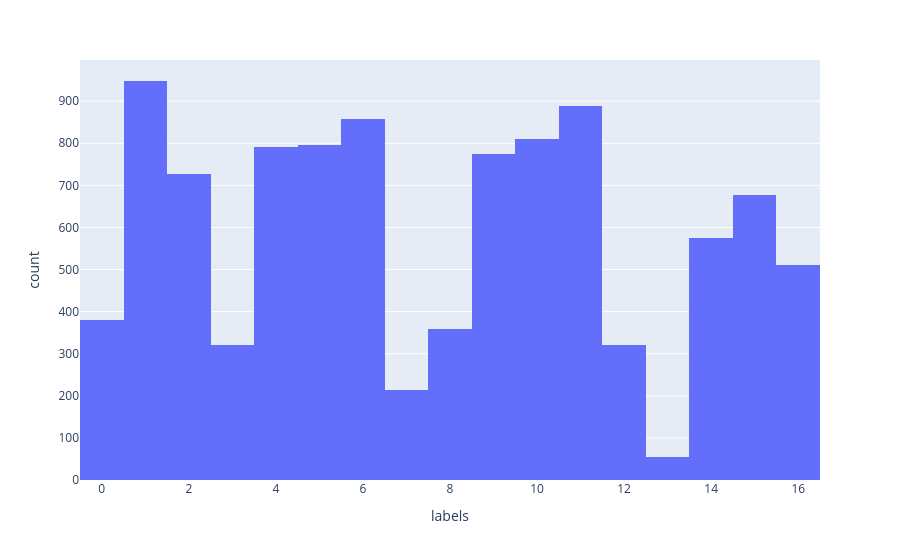

The notebook cell this image was saved under:
### Code cell
px.histogram(spotify_df, x='labels')

### Figure 1 — Plotly figure (JSON) as saved in the notebook; plotly's stock layout.template omitted (floating-point values rounded to 4 significant figures; data arrays with more than 128 entries replaced by an {"elided": "..."} marker saying what was removed)
{"data": [{"bingroup": "x", "hovertemplate": "labels=%{x}<br>count=%{y}<extra></extra>", "legendgroup": "", "marker": {"color": "#636efa", "pattern": {"shape": ""}}, "name": "", "orientation": "v", "showlegend": false, "type": "histogram", "x": {"elided": "10000 int values"}, "xaxis": "x", "yaxis": "y"}], "layout": {"barmode": "relative", "legend": {"tracegroupgap": 0}, "margin": {"t": 60}, "xaxis": {"anchor": "y", "domain": [0, 1], "title": {"text": "labels"}}, "yaxis": {"anchor": "x", "domain": [0, 1], "title": {"text": "count"}}}}
